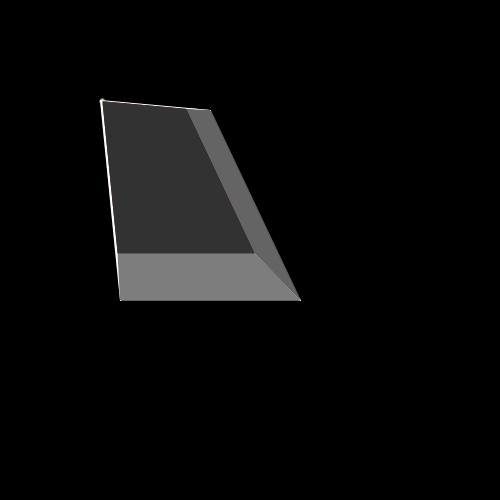
Frame 1 (no input)
Frame 60 (the mouse pressed at the canvas centre just before this capture): identical to frame 1, image omitted
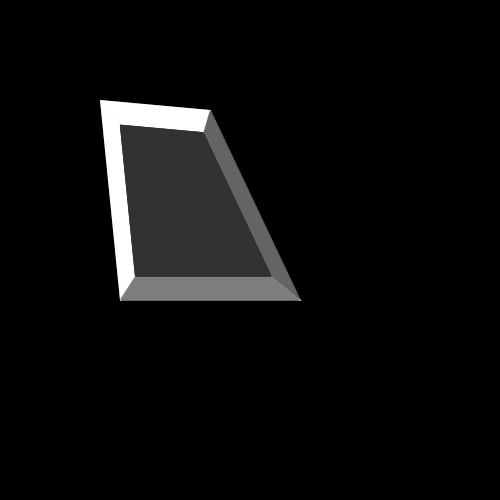
Frame 120 (the mouse held since frame 60 and released just before this capture)

The Processing sketch that drew these frames (run headless with seeded random() and noise(); from frame 60 on, the mouse is pressed at the canvas centre):

// Processing sketch: PolyMap
// ── PolyMap.pde

float[][] coordinates = new float [4][2];
float[][] mapCoordinates = new float [4][2];


float cX, cY, cR;

float midX, midY;
float midXPercent, midYPercent;
float mapPercent;

boolean side1, side2, side3, side4, side5;
color cSide1, cSide2, cSide3, cSide4, cSide5;



void setup() {
  size(500, 500);


  coordinates[0][0] = 100;
  coordinates[0][1] = 100;

  coordinates[1][0] = 120;
  coordinates[1][1] = 300;

  coordinates[2][0] = 300;
  coordinates[2][1] = 300;

  coordinates[3][0] = 210;
  coordinates[3][1] = 110;

  cR = 50;

  midXPercent = 10;
  midYPercent = 0;

  midX = calcMid(coordinates[0][0], coordinates[1][0], coordinates[2][0], coordinates[3][0], midXPercent);
  midY = calcMid(coordinates[0][1], coordinates[1][1], coordinates[2][1], coordinates[3][1], midYPercent);


  mapPercent = 24;

  side1 = true;
  side2 = true;
  side3 = true;
  side4 = true;
  side5 = true;

  cSide1 = 255;
  cSide2 = 125;
  cSide3 = 100;
  cSide4 = 255;
  cSide5 = 50;
}

void draw() {
  background(0);


  fill(255, 255, 0);
  stroke(100);




  midXPercent = map(mouseX, 0, width, 0, 100);
  midYPercent = map(mouseY, 0, height, 0, 100);
  //  midXPercent = 50;
  // midYPercent = 50;

  midX = calcMid(coordinates[0][0], coordinates[1][0], coordinates[2][0], coordinates[3][0], midXPercent);
  midY = calcMid(coordinates[0][1], coordinates[3][1], coordinates[2][1], coordinates[1][1], midYPercent);







  // mapPercent = map(mouseY, 0, height, 0, 100);

  rectMode(CENTER);
  ellipseMode(CENTER);
  rect(midX, midY, 5, 5);

  ellipse(lerp(coordinates[0][0], midX, mapPercent*0.01), lerp(coordinates[0][1], midY, mapPercent*0.01), 5, 5);











  noFill();
  beginShape();
  for ( int i = 0; i < 4; i++) {
    vertex(coordinates[i][0], coordinates[i][1]);
  }
  endShape(CLOSE);



  calcMapCoordinates();


  noFill();
  stroke(255, 0, 0, 100);
  beginShape();
  for ( int i = 0; i < 4; i++) {
    vertex(mapCoordinates[i][0], mapCoordinates[i][1]);
  }
  endShape(CLOSE);


  stroke(255);
  for ( int i = 0; i < 4; i++) {


    line(coordinates[i][0], coordinates[i][1], mapCoordinates[i][0], mapCoordinates[i][1]);
  }

  drawSides();




  noFill();
}

void calcMapCoordinates() {
  for ( int i = 0; i < 4; i++) {
    mapCoordinates[i][0] = lerp(coordinates[i][0], midX, mapPercent*0.01);
    mapCoordinates[i][1] = lerp(coordinates[i][1], midY, mapPercent*0.01);
  }
}

void drawSides() {

  if (side1) {
    noStroke();
    fill(cSide1);
    beginShape();
    vertex(coordinates[0][0], coordinates[0][1]);
    vertex(coordinates[1][0], coordinates[1][1]);
    vertex(mapCoordinates[1][0], mapCoordinates[1][1]);
    vertex(mapCoordinates[0][0], mapCoordinates[0][1]);
    endShape(CLOSE);
  }
  if (side2) {
    noStroke();
    fill(cSide2);
    beginShape();
    vertex(coordinates[1][0], coordinates[1][1]);
    vertex(coordinates[2][0], coordinates[2][1]);
    vertex(mapCoordinates[2][0], mapCoordinates[2][1]);
    vertex(mapCoordinates[1][0], mapCoordinates[1][1]);
    endShape(CLOSE);
  }
  if (side3) {
    noStroke();
    fill(cSide3);
    beginShape();
    vertex(coordinates[2][0], coordinates[2][1]);
    vertex(coordinates[3][0], coordinates[3][1]);
    vertex(mapCoordinates[3][0], mapCoordinates[3][1]);
    vertex(mapCoordinates[2][0], mapCoordinates[2][1]);
    endShape(CLOSE);
  }
  if (side4) {
    noStroke();
    fill(cSide4);
    beginShape();
    vertex(coordinates[3][0], coordinates[3][1]);
    vertex(coordinates[0][0], coordinates[0][1]);
    vertex(mapCoordinates[0][0], mapCoordinates[0][1]);
    vertex(mapCoordinates[3][0], mapCoordinates[3][1]);
    endShape(CLOSE);
  }
  if (side5) {
    noStroke();
    fill(cSide5);
    beginShape();
    vertex(mapCoordinates[0][0], mapCoordinates[0][1]);
    vertex(mapCoordinates[1][0], mapCoordinates[1][1]);
    vertex(mapCoordinates[2][0], mapCoordinates[2][1]);
    vertex(mapCoordinates[3][0], mapCoordinates[3][1]);
    endShape(CLOSE);
  }
}




float calcMid(float c1, float c2, float c3, float c4, float p) {

  float m1 = (( (c2-c1)/2)+c1);
  float m2 = ( ( (c4-c3)/2)+c3) ;

  return (m2-m1)/(100/p)+ m1;
}

float calcMid(float c1, float c2, float p) {

  float tmpC1 = c1;
  float tmpC2 = c2;

  if (c2 < c1) {
    //float tmpSwap = tmpC1;
    //tmpC1 = tmpC2;
    //tmpC2 = tmpSwap;

    return (((tmpC2-tmpC1)-tmpC1)*(0.01*p)/2 +tmpC1 );
  } else {
    return (((tmpC2-tmpC1)+tmpC1)*(0.01*p)/2 +tmpC1 );
  }
}


Integer checkColusion(int side, float cX, float cY, float cR ) {

  Integer response = null;
  switch(side) {
  case 0:
    if ( circleLineIntersect(coordinates[3][0], coordinates[3][1], coordinates[0][0], coordinates[0][1], cX, cY, cR)) response = 0;
    break;
  case 1:
    if ( circleLineIntersect(coordinates[0][0], coordinates[0][1], coordinates[1][0], coordinates[1][1], cX, cY, cR)) response = 1;
    break;
  case 2:
    if ( circleLineIntersect(coordinates[1][0], coordinates[1][1], coordinates[2][0], coordinates[2][1], cX, cY, cR)) response = 2;
    break;
  case 3: 
    if ( circleLineIntersect(coordinates[2][0], coordinates[2][1], coordinates[3][0], coordinates[3][1], cX, cY, cR)) response = 3;
    break;
  }

  return response;
}




boolean circleLineIntersect(float x1, float y1, float x2, float y2, float cx, float cy, float cr ) {
  float dx = x2 - x1;
  float dy = y2 - y1;
  float a = dx * dx + dy * dy;
  float b = 2 * (dx * (x1 - cx) + dy * (y1 - cy));
  float c = cx * cx + cy * cy;
  c += x1 * x1 + y1 * y1;
  c -= 2 * (cx * x1 + cy * y1);
  c -= cr * cr;
  float bb4ac = b * b - 4 * a * c;
  return (bb4ac>=0);
}
